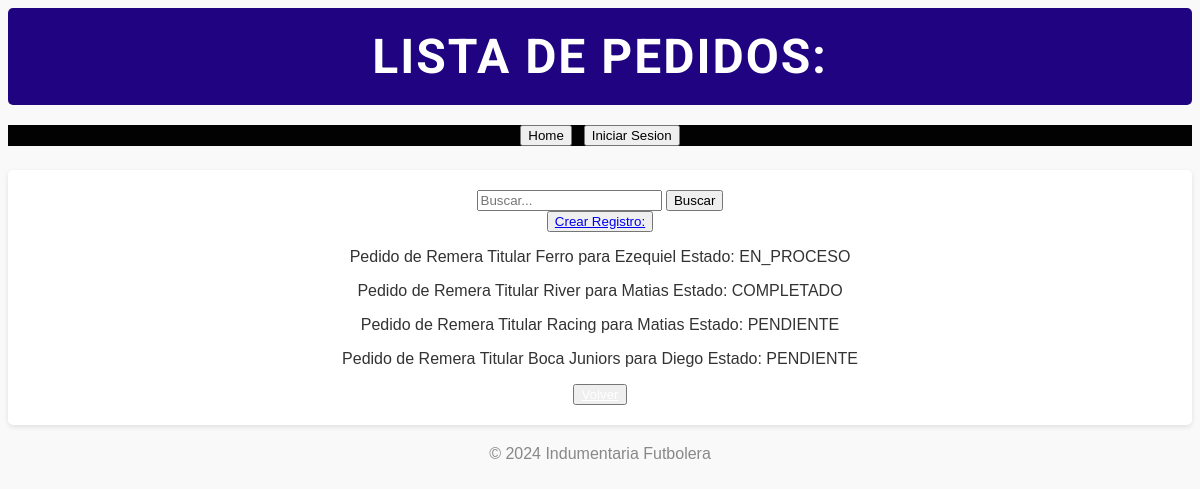
/pedido/list/, run on an earlier commit of the app's database.
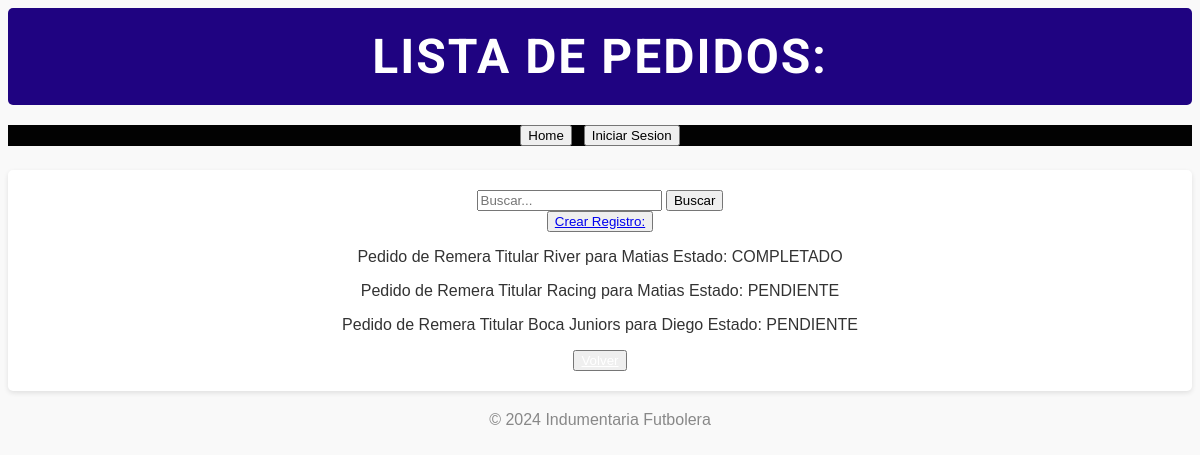
And on a later commit of the database.
### servicios/models.py (models this page shows, shortened)
class Pedido(models.Model):
    class Estado(models.TextChoices):
        PENDIENTE = 'PENDIENTE', 'Pendiente'
        EN_PROCESO = 'EN_PROCESO', 'En Proceso'
        COMPLETADO = 'COMPLETADO', 'Completado'
    cliente = models.ForeignKey(Cliente, on_delete=models.CASCADE)
    producto = models.ForeignKey(Producto, on_delete=models.CASCADE)
    descripcion = models.TextField(blank=True, null=True)
    fecha_solicitud = models.DateTimeField(auto_now_add=True)
    fecha_entrega = models.DateTimeField(blank=True, null=True)
    estado = models.CharField(max_length=20, choices=Estado.choices, default=Estado.PENDIENTE)
    def __str__(self) -> str:
        return f"Pedido de {self.producto.nombre} para {self.cliente.nombre}"

class Producto(models.Model):
    nombre = models.CharField(max_length=30, unique=True)
    talle = models.CharField(max_length=1)
    precio = models.DecimalField(max_digits=10, decimal_places=2)
    stock = models.BooleanField(default=True)

class Cliente(models.Model):
    nombre = models.CharField(max_length=50)
    apellido = models.CharField(max_length=50)
    celular = models.CharField(max_length=10, blank=True, null=True)
    cuit = models.CharField(max_length=11)
    domicilio = models.CharField(max_length=200)

### servicios/views.py (the view)
# urls.py: path("pedido/list/", views.pedido_list, name="pedido_list"),
def pedido_list(request):
    q = request.GET.get('q')
    if q:
        query = Pedido.objects.filter(cliente__icontains=q)
    else:
        query = Pedido.objects.all()
    context = {'object_list': query}
    return render(request, "servicios/pedido_list.html", context)

### servicios/templates/servicios/pedido_list.html
{% extends 'servicios/base.html' %}
{% block header %}
Lista de Pedidos:
{% endblock header %}
{% block main %}
    <form action="{% url 'cliente_list' %}" method="get">
        <input type="text" name="q" placeholder="Buscar...">
        <button type="submit">Buscar</button>
    </form>
    <button>
        <a href=" {% url 'pedido_create' %}">Crear Registro:</a>
    </button>
    {% for object in object_list %}
        <p> {{ object }}
            Estado: {{object.estado}}
        </p>
    {% empty %}
    <p>No hay Registros.</p>
    {% endfor %}
    <button>
        <a href="{% url 'index' %}" style="color: white";>Volver</a>
    </button>
{% endblock main %}

What changed in the data, as far as the page shows it:
removed Pedido: producto+cliente "Pedido de Remera Titular Ferro para Ezequiel", estado "EN_PROCESO"
